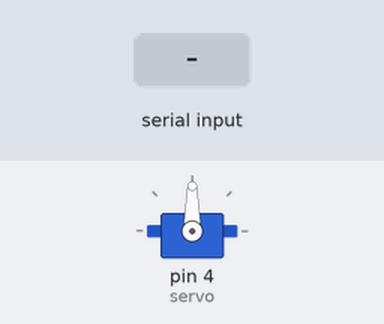
Bench run of a sketch on a simulated Arduino Uno, built with avr-gcc and run on an emulated ATmega328P. Parts: servo. The test bench sets the inputs (shaded band).

Above: at 1.2 s.
1.3 s: byte 30 received over Serial
At 2.1 s:
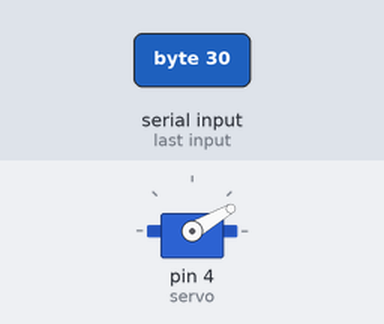
2.8 s: byte 120 received over Serial
At 3.2 s:
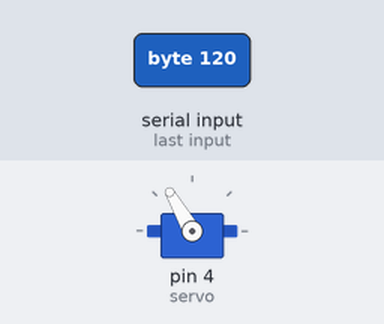
Timing chart, 0 to 5.8 s (numbered marks = the images above; inputs shaded):
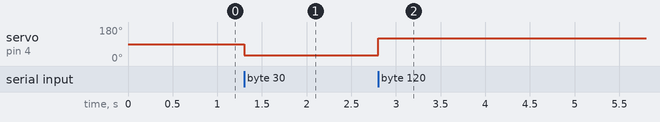

The sketch:

firmware.ino
```cpp
#include <Servo.h>

Servo servo;
int angle;

void setup()
{
  Serial.begin(9600);
  servo.attach(4);
  servo.write(90);
}

void loop()
{
  if( Serial.available() > 0 )
  {
    angle = Serial.read();
    if(angle < 10 || angle > 170)
    {
      angle = 90;
    }
    servo.write(angle);
  }
}
```

Measured:
- after the input at 1.3 s, servo on pin 4 (servo): 90° → 30° at once
- after the input at 2.8 s, servo on pin 4 (servo): 30° → 120° at once
